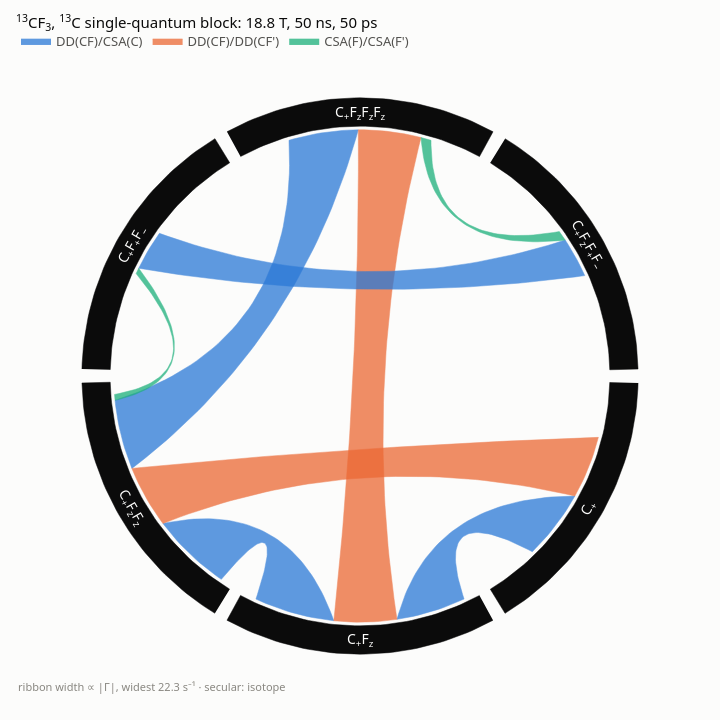

The cell this chart's notebook holds for it:
### Markdown cell above
## The chord diagram

With `split=True` every class is a ribbon of its own, and `min_rate=0.5`
hides the pathways below 0.5 s⁻¹:

### Code cell
plot_pathways(pathways, split=True, min_rate=0.5,
              title="<sup>13</sup>CF<sub>3</sub>, <sup>13</sup>C single-quantum block: 18.8 T, 50 ns, 50 ps")
